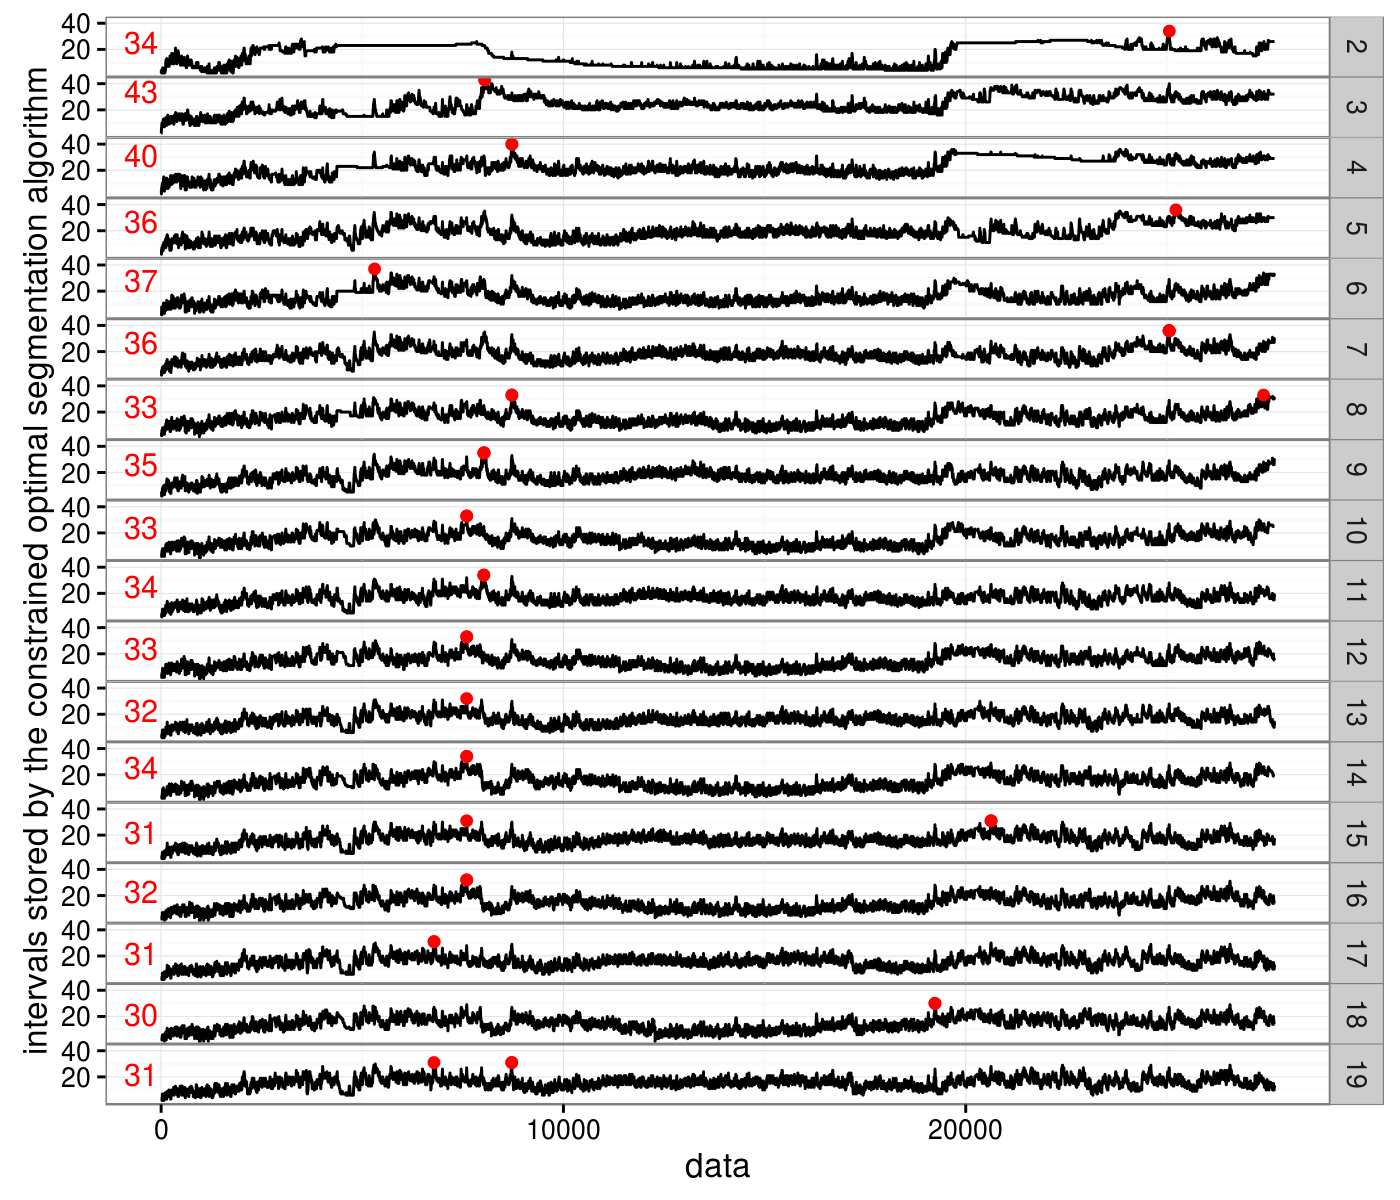

R code for this plot:
library(ggplot2)
library(data.table)

load("PDPA.intervals.RData")

intervals.dt <- data.table(PDPA.intervals)[segments<data & 1<segments,]
max.dt <- intervals.dt[, .SD[intervals==max(intervals),], by=segments]
text.dt <- max.dt[, .SD[1,], by=segments]

gg <- ggplot()+
  theme_bw()+
  theme(panel.margin=grid::unit(0, "lines"))+
  facet_grid(segments ~ .)+
  geom_line(aes(data, intervals), data=intervals.dt)+
  geom_point(aes(data, intervals), data=max.dt, color="red")+
  geom_text(aes(0, intervals, label=intervals),
            color="red",
            data=text.dt,
            hjust=1.1,
            vjust=1)+
  scale_y_continuous(
    "intervals stored by the constrained optimal segmentation algorithm",
    breaks=seq(0, 40, by=20))

png("figure-PDPA-intervals.png", w=7, h=6, units="in", res=200)
print(gg)
dev.off()
